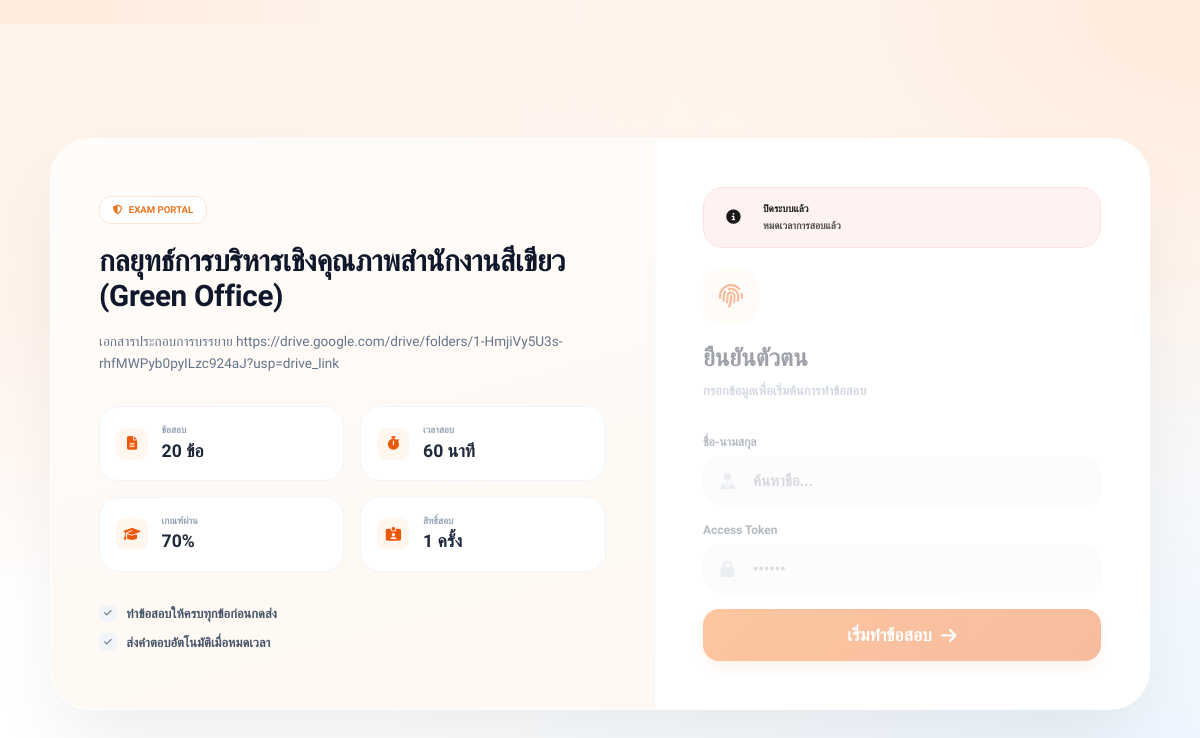
The app's page /public/entry.php?project=RERU-2569-001 with its own data.
### tables this page shows
CREATE TABLE `projects` (
  `id` int NOT NULL AUTO_INCREMENT,
  `name` varchar(255) NOT NULL,
  `code` varchar(50) DEFAULT NULL,
  `description` text,
  `organizer` varchar(255) DEFAULT NULL,
  `location` varchar(255) DEFAULT NULL,
  `start_date` date DEFAULT NULL,
  `end_date` date DEFAULT NULL,
  `exam_start` datetime DEFAULT NULL,
  `exam_end` datetime DEFAULT NULL,
  `manual_override` tinyint(1) DEFAULT '0',
  `warning_before` int DEFAULT '30',
  `allow_early_login` tinyint(1) DEFAULT '0',
  `auto_submit_on_close` tinyint(1) DEFAULT '1',
  `pass_score` decimal(5,2) DEFAULT '70.00',
  `max_attempts` int DEFAULT '1',
  `time_limit_min` int DEFAULT '60',
  `question_count` int DEFAULT '0',
  `randomize_questions` tinyint(1) DEFAULT '1',
  `randomize_choices` tinyint(1) DEFAULT '1',
  `show_result_immediately` tinyint(1) DEFAULT '1',
  `cert_template_id` int DEFAULT NULL,
  `cert_number_prefix` varchar(20) DEFAULT 'CERT',
  `cert_sequence` int DEFAULT '1',
  `status` enum('draft','active','closed') DEFAULT 'draft',
  `created_by` int DEFAULT NULL,
  `created_at` timestamp NULL DEFAULT CURRENT_TIMESTAMP,
  `updated_at` timestamp NULL DEFAULT CURRENT_TIMESTAMP ON UPDATE CURRENT_TIMESTAMP,
  PRIMARY KEY (`id`),
  UNIQUE KEY `code` (`code`),
  KEY `cert_template_id` (`cert_template_id`),
  KEY `created_by` (`created_by`),
  CONSTRAINT `projects_ibfk_1` FOREIGN KEY (`cert_template_id`) REFERENCES `cert_templates` (`id`),
  CONSTRAINT `projects_ibfk_2` FOREIGN KEY (`created_by`) REFERENCES `admins` (`id`)
);

### controllers/PublicExamController.php (called while the page is built, shortened)
<?php
require_once ROOT_PATH . '/models/ExamSession.php';
require_once ROOT_PATH . '/models/Project.php';
class PublicExamController
{
    public function entry(): void
    {
        $code = trim((string) ($_GET['project'] ?? ''));
        $project = $code !== '' ? getProjectByCodeOrId($code) : null;
        $projectCode = $code;
        $runtimeStatus = getProjectRuntimeStatus($project);
        require VIEWS_PATH . '/layout/header.php';
        require VIEWS_PATH . '/exam/entry.php';
        require VIEWS_PATH . '/layout/footer.php';
    }
}

### config/database.php (called while the page is built, shortened)
<?php
require_once __DIR__ . '/config.php';
function getDB(): PDO
{
    $dsn = sprintf('mysql:host=%s;dbname=%s;charset=%s', DB_HOST, DB_NAME, DB_CHARSET);
    try {
        $pdo = new PDO($dsn, DB_USER, DB_PASS, [
            PDO::ATTR_ERRMODE => PDO::ERRMODE_EXCEPTION,
            PDO::ATTR_DEFAULT_FETCH_MODE => PDO::FETCH_ASSOC,
            PDO::ATTR_EMULATE_PREPARES => false,
        ]);
        $pdo->exec("SET time_zone = '+07:00'");
        return $pdo;
    } catch (PDOException $e) {
        error_log('Database connection failed: ' . $e->getMessage());
        http_response_code(500);
        exit('Database connection failed.');
    }
}

### models/ExamSession.php (called while the page is built, shortened)
<?php
require_once ROOT_PATH . '/models/Project.php';
function getProjectByCodeOrId(string $codeOrId): ?array
{
    $stmt = getDB()->prepare('
        SELECT p.*,
            (SELECT COUNT(*) FROM participants pp WHERE pp.project_id = p.id) AS participant_count,
            (SELECT COUNT(*) FROM questions q WHERE q.project_id = p.id) AS question_count_total
        FROM projects p
        WHERE p.code = ? LIMIT 1
    ');
    $stmt->execute([$codeOrId]);
    $project = $stmt->fetch();
    return $project ?: null;
}

### config/config.php (called while the page is built, shortened)
<?php
function e(?string $value): string
{
    return htmlspecialchars((string) $value, ENT_QUOTES, 'UTF-8');
}
require_once __DIR__ . '/database.php';

### models/Project.php (called while the page is built, shortened)
<?php
function getProjectRuntimeStatus(array $project, ?DateTimeImmutable $now = null): array
{
    $now    = $now ?? new DateTimeImmutable();
    $status = (string) ($project['status'] ?? 'draft');
    $manual = (int) ($project['manual_override'] ?? 0) === 1;
    $secondsLeft = null;
    if (!empty($project['exam_end'])) {
        $end         = new DateTimeImmutable((string) $project['exam_end']);
        $secondsLeft = $end->getTimestamp() - $now->getTimestamp();
        if ($secondsLeft <= 0) {
            return [
                'allowed'      => false,
                'status'       => 'closed',
                'message'      => 'หมดเวลาการสอบแล้ว',
                'seconds_left' => 0,
                'warning'      => false,
              ];
        }
    }
    $warningSeconds = max(0, (int) ($project['warning_before'] ?? 30)) * 60;
    return [
        'allowed'      => true,
        'status'       => 'open',
        'message'      => '',
        'seconds_left' => $secondsLeft,
        'warning'      => $secondsLeft !== null && $warningSeconds > 0 && $secondsLeft <= $warningSeconds,
    ];
}

### views/exam/entry.php (the view, shortened to what this page needs)
<div class="entry-container">
    <div class="split-layout">
        <div class="info-panel">
            <div class="project-badge"><i class="fas fa-shield-halved"></i> Exam Portal</div>
            <h1 class="info-title"><?= e($project['name']) ?></h1>
            <p class="info-desc"><?= e($project['description'] ?: 'ระบบสอบวัดความรู้ออนไลน์และออกเกียรติบัตรอัตโนมัติ') ?></p>
            <div class="stats-grid">
                <div class="stat-card">
                    <div class="stat-icon"><i class="fas fa-file-lines"></i></div>
                    <div class="stat-info">
                        <span class="stat-label">ข้อสอบ</span>
                        <span class="stat-value"><?= (int)($project['question_count_total'] ?? $project['question_count'] ?? 0) ?> ข้อ</span>
                    </div>
                </div>
                <div class="stat-card">
                    <div class="stat-icon"><i class="fas fa-stopwatch"></i></div>
                    <div class="stat-info">
                        <span class="stat-label">เวลาสอบ</span>
                        <span class="stat-value"><?= (int)($project['time_limit_min'] ?? 60) ?> นาที</span>
                    </div>
                </div>
                <div class="stat-card">
                    <div class="stat-icon"><i class="fas fa-graduation-cap"></i></div>
                    <div class="stat-info">
                        <span class="stat-label">เกณฑ์ผ่าน</span>
                        <span class="stat-value"><?= number_format((float)($project['pass_score'] ?? 70), 0) ?>%</span>
                    </div>
                </div>
                <div class="stat-card">
                    <div class="stat-icon"><i class="fas fa-id-card-clip"></i></div>
                    <div class="stat-info">
                        <span class="stat-label">สิทธิ์สอบ</span>
                        <span class="stat-value"><?= (int)($project['max_attempts'] ?? 1) ?> ครั้ง</span>
                    </div>
                </div>
            </div>
            <div class="rules-list">
                <div class="rule-item"><div class="rule-bullet"><i class="fas fa-check"></i></div> ทำข้อสอบให้ครบทุกข้อก่อนกดส่ง</div>
                <div class="rule-item"><div class="rule-bullet"><i class="fas fa-check"></i></div> ส่งคำตอบอัตโนมัติเมื่อหมดเวลา</div>
            </div>
        </div>
        <div class="login-panel">
            <?php
            $runtimeStatus = $runtimeStatus ?? getProjectRuntimeStatus($project);
            $examStatus = (string) ($runtimeStatus['status'] ?? 'draft');
            $examAllowed = (bool) ($runtimeStatus['allowed'] ?? false);
            ?>
            <?php if (!$examAllowed): ?>
                <div class="status-banner <?= $examStatus === 'scheduled' ? 'scheduled' : 'closed' ?>">
                    <div class="status-icon-circle"><i class="fas fa-circle-info"></i></div>
                    <div>
                        <h3 class="font-extrabold text-[10px] m-0"><?= $examStatus === 'scheduled' ? 'ยังไม่เปิดสอบ' : 'ปิดระบบแล้ว' ?></h3>
                        <?php if (!empty($runtimeStatus['message'])): ?>
                            <p class="mt-0.5 text-[10px] font-semibold opacity-75"><?= e((string) $runtimeStatus['message']) ?></p>
                        <?php endif; ?>
                    </div>
                </div>
            <?php endif; ?>
            <div class="<?= $examAllowed ? '' : 'opacity-40 pointer-events-none' ?>">
                <div class="login-header">
                    <div class="login-icon-box"><i class="fa-solid fa-fingerprint"></i></div>
                    <h2 class="login-title">ยืนยันตัวตน</h2>
                    <p class="login-subtitle">กรอกข้อมูลเพื่อเริ่มต้นการทำข้อสอบ</p>
                </div>
                <form method="POST" action="<?= e(BASE_URL) ?>/public/entry.php?project=<?= e($projectCode) ?>" class="space-y-4">
                    <div class="input-group">
                        <label class="input-label">ชื่อ-นามสกุล</label>
                        <div class="input-wrapper">
                            <input type="text" id="participant_search" class="input-premium" placeholder="ค้นหาชื่อ..." required>
                            <i class="fa-solid fa-user-tie input-icon"></i>
                        </div>
                    </div>
                    <div class="input-group">
                        <label class="input-label">Access Token</label>
                        <div class="input-wrapper">
                            <input type="password" name="access_token" class="input-premium" placeholder="••••••" maxlength="6" required>
                            <i class="fa-solid fa-lock input-icon"></i>
                        </div>
                    </div>
                    <button type="submit" class="btn-premium">เริ่มทำข้อสอบ <i class="fa-solid fa-arrow-right"></i></button>
                </form>
            </div>
        </div>
    </div>
</div>

### assets/css/app.css (style rules this page uses)
*, *::before, *::after { box-sizing: border-box; }
html { scroll-behavior: smooth; }
body { font-family: 'Sarabun', 'Noto Sans Thai', 'Outfit', sans-serif; background-color: #F9F8F6; color: #1A1A1A; line-height: 1.7; -webkit-font-smoothing: antialiased; }

### views/layout/header.php (style rules this page uses)
.bg-mesh { background-color: #ffffff; background-image: radial-gradient(at 0% 0%, hsla(25,100%,93%,1) 0, transparent 50%), radial-gradient(at 100% 0%, hsla(25,100%,93%,1) 0, transparent 50%); }

### records on screen
projects: name "กลยุทธ์การบริหารเชิงคุณภาพสำนักงานสีเขียว (Green Office)", description "เอกสารประกอบการบรรยาย https://drive.google.com/drive/folders/1-HmjiVy5U3s-rhfMWPyb0pyILzc924aJ?usp=drive_link", time_limit_min "60", pass_score "70", max_attempts "1"

### other values on screen
$project['question_count_total'] "20"
$runtimeStatus['message'] "หมดเวลาการสอบแล้ว"
